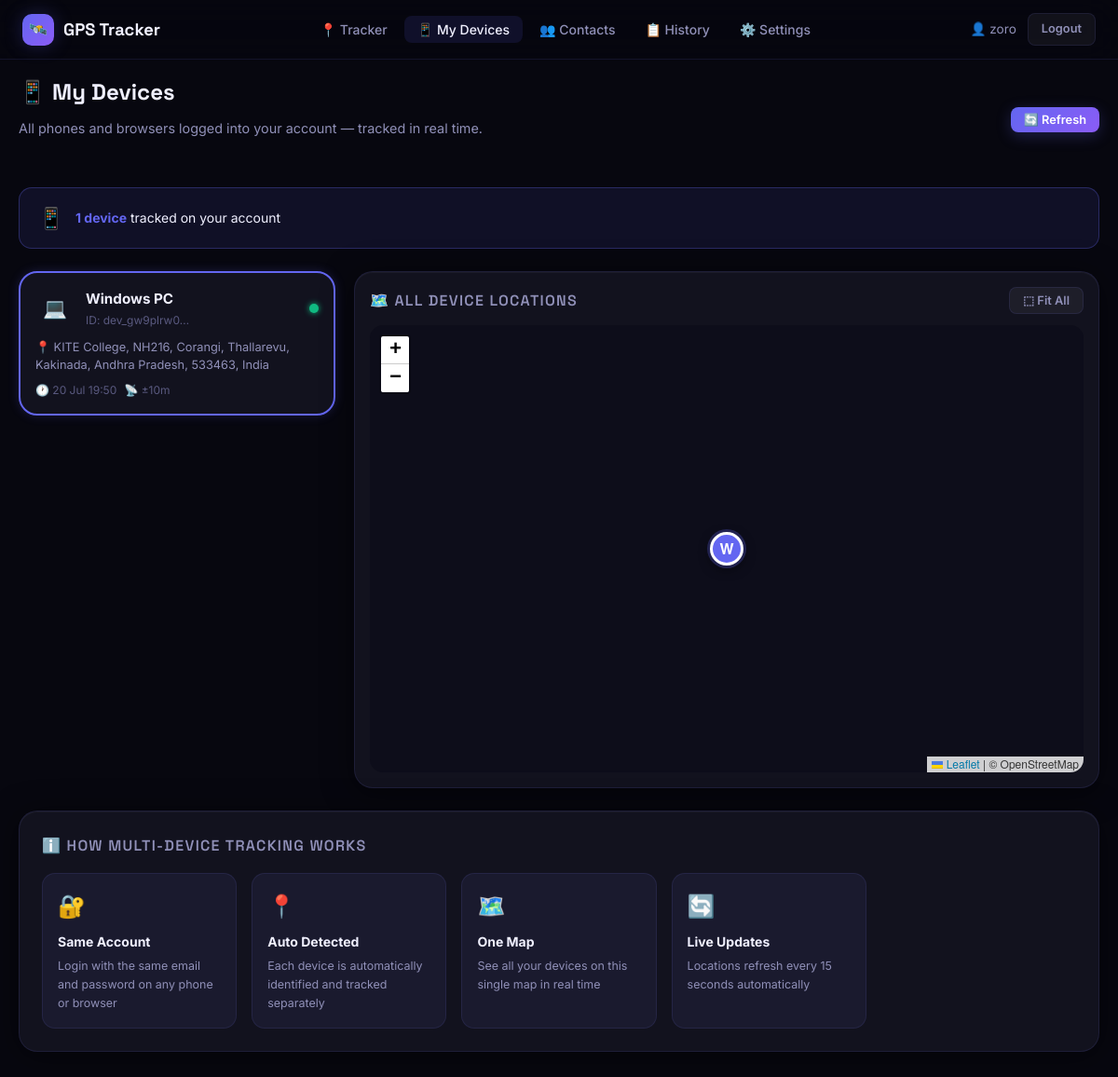
The page /my-devices (signed in) on the database its author committed.
### models.py (models this page shows, shortened)
class User(UserMixin, db.Model):
    __tablename__ = "users"
    id            = db.Column(db.Integer, primary_key=True)
    name          = db.Column(db.String(100), nullable=False)
    email         = db.Column(db.String(150), unique=True, nullable=False)
    password_hash = db.Column(db.String(200), nullable=False)
    phone         = db.Column(db.String(20), default="")
    is_admin      = db.Column(db.Boolean, default=False)
    is_active_tracking = db.Column(db.Boolean, default=False)
    created_at    = db.Column(db.DateTime, default=datetime.utcnow)
    locations  = db.relationship("Location",          backref="user", lazy=True, cascade="all, delete-orphan")
    contacts   = db.relationship("EmergencyContact",  backref="user", lazy=True, cascade="all, delete-orphan")
    alerts     = db.relationship("Alert",             backref="user", lazy=True, cascade="all, delete-orphan")
    safe_zones = db.relationship("SafeZone",          backref="user", lazy=True, cascade="all, delete-orphan")
    @property
    def device_latest_locations(self):
        from sqlalchemy import func
        sub = (db.session.query(
                   func.max(Location.id).label("max_id")
               )
               .filter(Location.user_id == self.id)
               .group_by(Location.device_id)
               .subquery())
        return (Location.query
                .join(sub, Location.id == sub.c.max_id)
                .order_by(Location.timestamp.desc())
                .all())

class Location(db.Model):
    __tablename__ = "locations"
    id               = db.Column(db.Integer, primary_key=True)
    user_id          = db.Column(db.Integer, db.ForeignKey("users.id"), nullable=False)
    latitude         = db.Column(db.Float, nullable=False)
    longitude        = db.Column(db.Float, nullable=False)
    accuracy         = db.Column(db.Float, default=0)
    speed_kmh        = db.Column(db.Float, default=0)
    address          = db.Column(db.String(300), default="")
    timestamp        = db.Column(db.DateTime, default=datetime.utcnow, index=True)
    device_id        = db.Column(db.String(64),  default="", index=True)   # unique per browser/app session
    device_name      = db.Column(db.String(100), default="")               # e.g. "iPhone", "Chrome on Windows"

### app.py (the view)
@app.route("/my-devices")
@login_required
def my_devices():
    device_locs = current_user.device_latest_locations
    return render_template("my_devices.html", device_locs=device_locs)

### app.py (called while the page is built)
@login_manager.user_loader
def load_user(user_id):
    return User.query.get(int(user_id))

### templates/my_devices.html (shortened to what this page needs)
{% extends "base.html" %}
{% block content %}
<div class="page">
  <div class="container">
    <div style="margin-bottom:24px;display:flex;align-items:center;justify-content:space-between;flex-wrap:wrap;gap:12px">
      <div>
        <h1 class="section-title">📱 My Devices</h1>
        <p class="section-sub">All phones and browsers logged into your account — tracked in real time.</p>
      </div>
      <button class="btn btn-primary btn-sm" onclick="refreshDevices()">🔄 Refresh</button>
    </div>
    <div id="device-banner" style="display:flex;align-items:center;gap:12px;padding:14px 20px;
                background:rgba(99,102,241,0.1);border:1px solid rgba(99,102,241,0.3);
                border-radius:var(--radius-md);margin-bottom:24px;font-size:.875rem">
      <span style="font-size:1.4rem">📱</span>
      <span id="device-count-text">Loading devices…</span>
    </div>
    <div style="display:grid;grid-template-columns:340px 1fr;gap:20px;align-items:start">
      <div id="device-list" style="display:flex;flex-direction:column;gap:14px">
        {% if device_locs %}
          {% for loc in device_locs %}
          <div class="card device-card" id="card-{{ loc.device_id }}"
               onclick="focusDevice({{ loc.latitude }}, {{ loc.longitude }}, '{{ loc.device_name or 'Device' }}')"
               style="padding:16px;cursor:pointer;transition:.2s;border:2px solid transparent">
            <div style="display:flex;align-items:center;gap:12px;margin-bottom:10px">
              <div style="width:42px;height:42px;border-radius:12px;flex-shrink:0;
                          background:linear-gradient(135deg,var(--accent),var(--accent-hover));
                          display:flex;align-items:center;justify-content:center;font-size:1.3rem">
                {% if 'iPhone' in (loc.device_name or '') or 'iPad' in (loc.device_name or '') %}📱
                {% elif 'Android' in (loc.device_name or '') %}📱
                {% elif 'Windows' in (loc.device_name or '') %}💻
                {% elif 'Mac' in (loc.device_name or '') %}💻
                {% else %}🌐{% endif %}
              </div>
              <div style="flex:1;min-width:0">
                <div style="font-weight:700;font-size:.95rem">{{ loc.device_name or 'Unknown Device' }}</div>
                <div style="font-size:.75rem;color:var(--text-muted)">ID: {{ loc.device_id[:12] }}…</div>
              </div>
              <div style="width:10px;height:10px;border-radius:50%;flex-shrink:0;
                          background:var(--success);box-shadow:0 0 6px var(--success)"
                   title="Active in last 24h"></div>
            </div>
            <div style="font-size:.8rem;color:var(--text-secondary);margin-bottom:8px;line-height:1.5">
              📍 {{ loc.address or (loc.latitude|round(5)|string + ', ' + loc.longitude|round(5)|string) }}
            </div>
            <div style="display:flex;gap:8px;font-size:.75rem;color:var(--text-muted)">
              <span>🕐 {{ loc.timestamp.strftime('%d %b %H:%M') }}</span>
              {% if loc.accuracy %}<span>📡 ±{{ loc.accuracy|int }}m</span>{% endif %}
            </div>
          </div>
          {% endfor %}
        {% endif %}
      </div>
      <div class="card" style="padding:16px;position:sticky;top:80px">
        <div style="display:flex;align-items:center;justify-content:space-between;margin-bottom:12px">
          <div class="card-title" style="margin:0">🗺️ All Device Locations</div>
          <button class="btn btn-ghost btn-sm" onclick="fitAll()">⬚ Fit All</button>
        </div>
        <div id="devices-map" style="height:480px;border-radius:var(--radius-md);overflow:hidden"></div>
      </div>
    </div>
    <div class="card" style="margin-top:24px">
      <div class="card-title">ℹ️ How Multi-Device Tracking Works</div>
      <div style="display:grid;grid-template-columns:repeat(auto-fill,minmax(200px,1fr));gap:16px">
        {% for icon, title, desc in [
          ('🔐','Same Account','Login with the same email and password on any phone or browser'),
          ('📍','Auto Detected','Each device is automatically identified and tracked separately'),
          ('🗺️','One Map','See all your devices on this single map in real time'),
          ('🔄','Live Updates','Locations refresh every 15 seconds automatically'),
        ] %}
        <div style="background:var(--bg-card-hover);border:1px solid var(--border);border-radius:var(--radius-md);padding:16px">
          <div style="font-size:1.5rem;margin-bottom:8px">{{ icon }}</div>
          <div style="font-weight:700;font-size:.875rem;margin-bottom:4px">{{ title }}</div>
          <div style="font-size:.78rem;color:var(--text-secondary)">{{ desc }}</div>
        </div>
        {% endfor %}
      </div>
    </div>
  </div>
</div>
<link rel="stylesheet" href="https://unpkg.com/leaflet@1.9.4/dist/leaflet.css"/>
{% endblock %}

### templates/base.html (shortened to what this page needs)
<!DOCTYPE html>
<html lang="en">
<head>
  <link rel="stylesheet" href="{{ url_for('static', filename='css/style.css') }}">
  <link rel="stylesheet" href="https://unpkg.com/leaflet@1.9.4/dist/leaflet.css">
</head>
<body>
<nav class="navbar">
  <a class="navbar-brand" href="{{ url_for('index') }}">
    <div class="logo-icon">🛰️</div>
    GPS Tracker
  </a>
  {% if current_user.is_authenticated %}
  <ul class="navbar-nav">
    <li><a href="{{ url_for('tracker') }}"    class="{{ 'active' if request.endpoint == 'tracker'    }}">📍 Tracker</a></li>
    <li><a href="{{ url_for('my_devices') }}" class="{{ 'active' if request.endpoint == 'my_devices' }}">📱 My Devices</a></li>
    <li><a href="{{ url_for('contacts') }}"   class="{{ 'active' if request.endpoint == 'contacts'   }}">👥 Contacts</a></li>
    <li><a href="{{ url_for('history') }}"    class="{{ 'active' if request.endpoint == 'history'    }}">📋 History</a></li>
    <li><a href="{{ url_for('settings') }}"   class="{{ 'active' if request.endpoint == 'settings'   }}">⚙️ Settings</a></li>
  </ul>
  <div class="navbar-actions">
    <span style="font-size:.85rem;color:var(--text-secondary)">👤 {{ current_user.name }}</span>
    <a href="{{ url_for('logout') }}" class="btn btn-ghost btn-sm">Logout</a>
  </div>
  {% else %}
  <div class="navbar-actions">
    <a href="{{ url_for('login') }}"    class="btn btn-ghost btn-sm">Login</a>
    <a href="{{ url_for('register') }}" class="btn btn-primary btn-sm">Get Started</a>
  </div>
  {% endif %}
</nav>
{% block content %}{% endblock %}
</body>
</html>

### static/css/style.css (style rules this page uses)
:root { --bg-primary: #07070f; --bg-secondary: #0d0d1a; --bg-card: #12121e; --bg-card-hover: #1a1a2e; --bg-glass: rgba(18, 18, 30, 0.75); --border: rgba(100, 100, 200, 0.15); --border-glow: rgba(99, 102, 241, 0.4); --accent: #6366f1; --accent-2: #8b5cf6; --accent-glow: rgba(99,102,241,0.25); --danger: #ef4444; --danger-glow: rgba(239,68,68,0.3); --warning: #f59e0b; --success: #10b981; --info: #06b6d4; --text-primary: #f0f0ff; --text-secondary: #9090b8; --text-muted: #5a5a80; --radius-sm: 8px; --radius-md: 14px; --radius-lg: 20px; --radius-xl: 28px; --shadow-card: 0 4px 32px rgba(0,0,0,0.5), 0 1px 0 rgba(255,255,255,0.04) inset; --shadow-glow: 0 0 40px rgba(99,102,241,0.2); --transition: 0.25s cubic-bezier(0.4, 0, 0.2, 1); }
*, *::before, *::after { box-sizing: border-box; margin: 0; padding: 0; }
html { scroll-behavior: smooth; }
body { font-family: 'Inter', system-ui, sans-serif; background: var(--bg-primary); color: var(--text-primary); min-height: 100vh; line-height: 1.6; -webkit-font-smoothing: antialiased; }
a { color: inherit; text-decoration: none; }
button { cursor: pointer; font-family: inherit; }
.navbar { position: fixed; top: 0; left: 0; right: 0; z-index: 1000; height: 64px; background: rgba(7,7,15,0.85); backdrop-filter: blur(20px); border-bottom: 1px solid var(--border); display: flex; align-items: center; justify-content: space-between; padding: 0 24px; }
.navbar-brand { display: flex; align-items: center; gap: 10px; font-family: 'Space Grotesk', sans-serif; font-size: 1.15rem; font-weight: 700; color: var(--text-primary); }
.navbar-brand .logo-icon { width: 34px; height: 34px; background: linear-gradient(135deg, var(--accent), var(--accent-2)); border-radius: 10px; display: flex; align-items: center; justify-content: center; font-size: 16px; box-shadow: 0 0 20px var(--accent-glow); }
.navbar-nav { display: flex; align-items: center; gap: 4px; list-style: none; }
.navbar-nav a { padding: 6px 14px; border-radius: var(--radius-sm); font-size: 0.875rem; font-weight: 500; color: var(--text-secondary); transition: var(--transition); }
.navbar-nav a:hover, .navbar-nav a.active { background: rgba(99,102,241,0.12); color: var(--text-primary); }
.navbar-actions { display: flex; align-items: center; gap: 12px; }
.page { padding-top: 80px; padding-bottom: 40px; min-height: 100vh; }
.container { max-width: 1200px; margin: 0 auto; padding: 0 20px; }
.card { background: var(--bg-card); border: 1px solid var(--border); border-radius: var(--radius-lg); padding: 24px; box-shadow: var(--shadow-card); animation: fadeInUp 0.4s ease both; }
.card-title { font-family: 'Space Grotesk', sans-serif; font-size: 1rem; font-weight: 600; color: var(--text-secondary); text-transform: uppercase; letter-spacing: 0.08em; margin-bottom: 16px; display: flex; align-items: center; gap: 8px; }
.btn { display: inline-flex; align-items: center; justify-content: center; gap: 8px; padding: 10px 22px; border-radius: var(--radius-md); font-size: 0.875rem; font-weight: 600; border: none; outline: none; transition: var(--transition); white-space: nowrap; }
.btn-primary { background: linear-gradient(135deg, var(--accent), var(--accent-2)); color: #fff; box-shadow: 0 4px 16px var(--accent-glow); }
.btn-ghost { background: rgba(255,255,255,0.05); color: var(--text-secondary); border: 1px solid var(--border); }
.btn-sm { padding: 6px 14px; font-size: 0.8rem; border-radius: var(--radius-sm); }
.leaflet-container { background: #0d0d1a !important; }
.section-title { font-family: 'Space Grotesk', sans-serif; font-size: 1.5rem; font-weight: 700; margin-bottom: 8px; }
.section-sub { font-size: 0.9rem; color: var(--text-secondary); margin-bottom: 28px; }

### rows shown on the page
User: name "zoro"
Location: device_name "Windows PC", device_id "dev_gw9plrw0", address "KITE College, NH216, Corangi, Thallarevu, Kakinada, Andhra Pradesh, 533463, India", timestamp "20 Jul 19:50", accuracy "10"

### other values the page prints
{{ icon }} "🔐" "📍" "🗺️" "🔄"
{{ title }} "Same Account" "Auto Detected" "One Map" "Live Updates"
{{ desc }} "Login with the same email and password on any phone or browser" "Each device is automatically identified and tracked separately" "See all your devices on this single map in real time" "Locations refresh every 15 seconds automatically"
